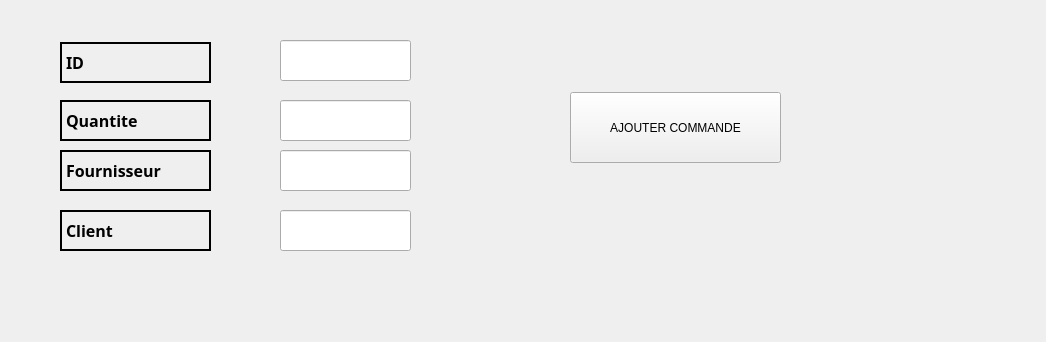
      <widget class="QWidget" name="tab_3">
       <attribute name="title">
        <string>Ajouter commande</string>
       </attribute>
       <widget class="QLabel" name="label_1">
        <property name="geometry">
         <rect>
          <x>6</x>
          <y>12</y>
          <width>1031</width>
          <height>321</height>
         </rect>
        </property>
        <property name="text">
         <string/>
        </property>
       </widget>
       <widget class="QLabel" name="label">
        <property name="geometry">
         <rect>
          <x>60</x>
          <y>42</y>
          <width>151</width>
          <height>41</height>
         </rect>
        </property>
        <property name="font">
         <font>
          <family>Arial Black</family>
          <pointsize>12</pointsize>
          <weight>75</weight>
          <bold>true</bold>
         </font>
        </property>
        <property name="contextMenuPolicy">
         <enum>Qt::DefaultContextMenu</enum>
        </property>
        <property name="frameShape">
         <enum>QFrame::WinPanel</enum>
        </property>
        <property name="text">
         <string>ID</string>
        </property>
       </widget>
       <widget class="QLabel" name="label_3">
        <property name="geometry">
         <rect>
          <x>60</x>
          <y>100</y>
          <width>151</width>
          <height>41</height>
         </rect>
        </property>
        <property name="palette">
         <palette>
          <active>
           <colorrole role="Base">
            <brush brushstyle="SolidPattern">
             <color alpha="255">
              <red>85</red>
              <green>0</green>
              <blue>127</blue>
             </color>
            </brush>
           </colorrole>
          </active>
          <inactive>
           <colorrole role="Base">
            <brush brushstyle="SolidPattern">
             <color alpha="255">
              <red>85</red>
              <green>0</green>
              <blue>127</blue>
             </color>
            </brush>
           </colorrole>
          </inactive>
          <disabled>
           <colorrole role="Base">
            <brush brushstyle="SolidPattern">
             <color alpha="255">
              <red>240</red>
              <green>240</green>
              <blue>240</blue>
             </color>
            </brush>
           </colorrole>
          </disabled>
         </palette>
        </property>
        <property name="font">
         <font>
          <family>Arial Black</family>
          <pointsize>12</pointsize>
          <weight>75</weight>
          <bold>true</bold>
         </font>
        </property>
        <property name="contextMenuPolicy">
         <enum>Qt::DefaultContextMenu</enum>
        </property>
        <property name="frameShape">
         <enum>QFrame::WinPanel</enum>
        </property>
        <property name="text">
         <string>Quantite</string>
        </property>
       </widget>
       <widget class="QLabel" name="label_4">
        <property name="geometry">
         <rect>
          <x>60</x>
          <y>150</y>
          <width>151</width>
          <height>41</height>
         </rect>
        </property>
        <property name="font">
         <font>
          <family>Arial Black</family>
          <pointsize>12</pointsize>
          <weight>75</weight>
          <bold>true</bold>
         </font>
        </property>
        <property name="contextMenuPolicy">
         <enum>Qt::DefaultContextMenu</enum>
        </property>
        <property name="frameShape">
         <enum>QFrame::WinPanel</enum>
        </property>
        <property name="text">
         <string>Fournisseur</string>
        </property>
       </widget>
       <widget class="QLabel" name="label_5">
        <property name="geometry">
         <rect>
          <x>60</x>
          <y>210</y>
          <width>151</width>
          <height>41</height>
         </rect>
        </property>
        <property name="font">
         <font>
          <family>Arial Black</family>
          <pointsize>12</pointsize>
          <weight>75</weight>
          <bold>true</bold>
         </font>
        </property>
        <property name="contextMenuPolicy">
         <enum>Qt::DefaultContextMenu</enum>
        </property>
        <property name="frameShape">
         <enum>QFrame::WinPanel</enum>
        </property>
        <property name="text">
         <string>Client</string>
        </property>
       </widget>
       <widget class="QLineEdit" name="lineEdit_i">
        <property name="geometry">
         <rect>
          <x>280</x>
          <y>40</y>
          <width>131</width>
          <height>41</height>
         </rect>
        </property>
       </widget>
       <widget class="QLineEdit" name="lineEdit_q">
        <property name="geometry">
         <rect>
          <x>280</x>
          <y>100</y>
          <width>131</width>
          <height>41</height>
         </rect>
        </property>
       </widget>
       <widget class="QLineEdit" name="lineEdit_f">
        <property name="geometry">
         <rect>
          <x>280</x>
          <y>150</y>
          <width>131</width>
          <height>41</height>
         </rect>
        </property>
       </widget>
       <widget class="QLineEdit" name="lineEdit_c">
        <property name="geometry">
         <rect>
          <x>280</x>
          <y>210</y>
          <width>131</width>
          <height>41</height>
         </rect>
        </property>
       </widget>
       <widget class="QPushButton" name="ajouterc">
        <property name="geometry">
         <rect>
          <x>570</x>
          <y>92</y>
          <width>211</width>
          <height>71</height>
         </rect>
        </property>
        <property name="text">
         <string>AJOUTER COMMANDE</string>
        </property>
       </widget>
      </widget>
